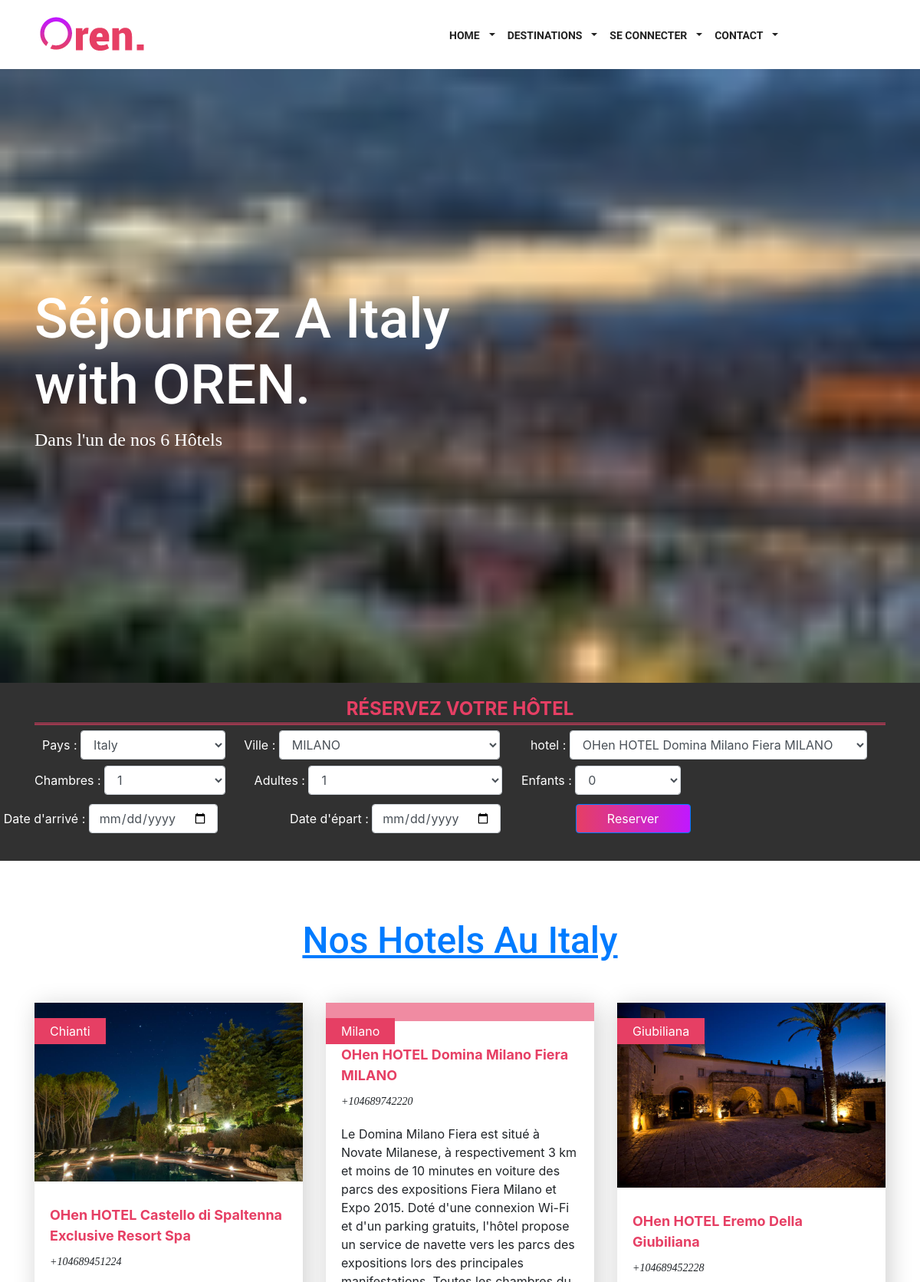
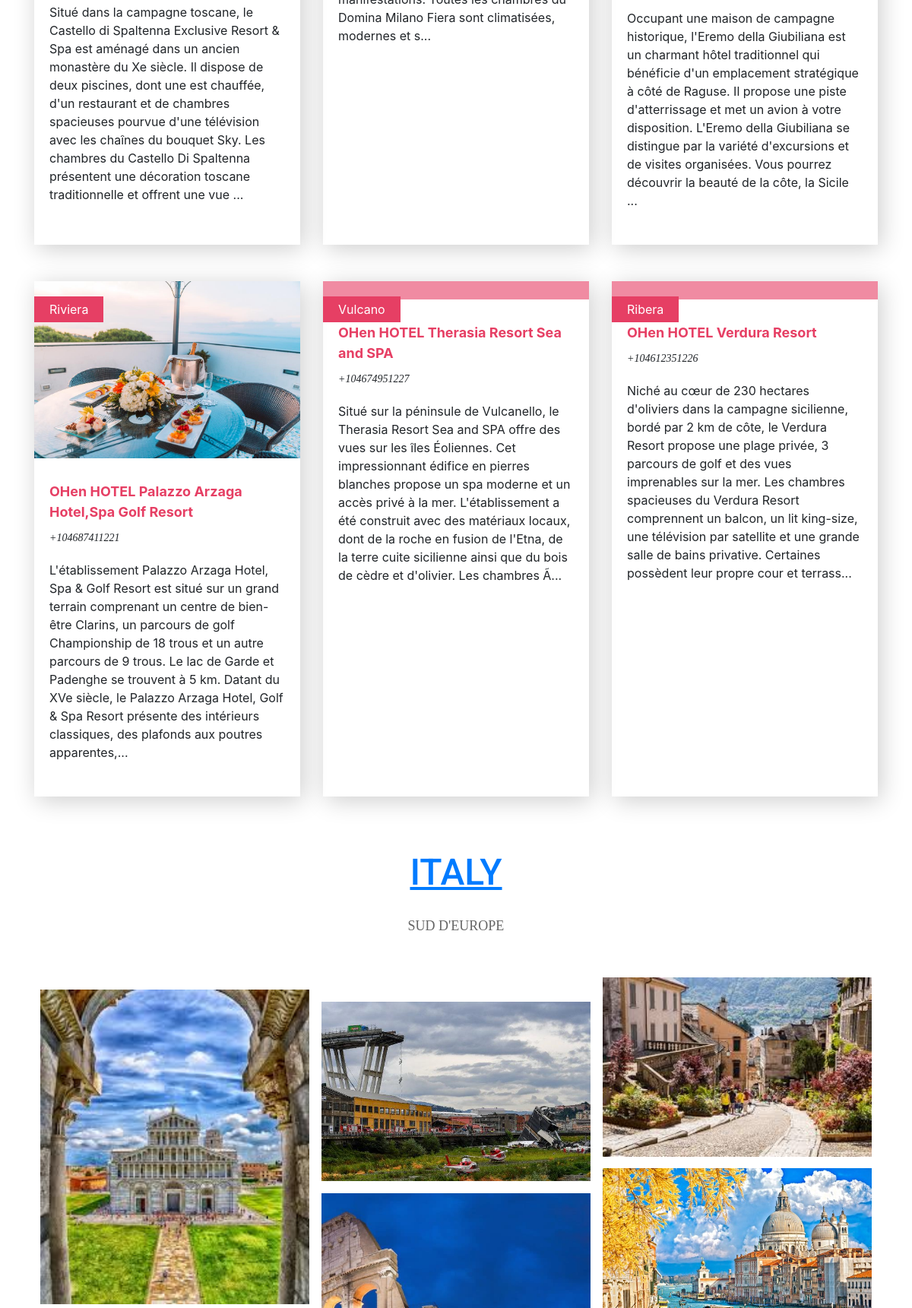
Page /page-italy.php (upper part) on the committed database (2 pictures, top to bottom).
### tables this page shows
CREATE TABLE `hotel` (
  `Nom_hotel` varchar(100) NOT NULL,
  `Desc_hotel` text NOT NULL,
  `Adress` varchar(50) NOT NULL,
  `Tele` varchar(20) NOT NULL,
  `Pays` varchar(30) NOT NULL,
  `Ville` varchar(30) NOT NULL,
  `photo` varchar(200) NOT NULL
);

### page-italy.php (the view, shortened to what this page needs)
<?php
include "admin/includes/conx.php";
  $prepare=$pdo->query("select * from hotel where Pays='Italy'");
  $hotels=$prepare->fetchAll(PDO::FETCH_OBJ);
 ?>
<!DOCTYPE html>
<html lang="en">
  <head>
	<link rel="stylesheet" type="text/css" href="css/vendor/bootstrap.min.css" />
	<link rel="stylesheet" type="text/css" href="css/vendor/font-awesome.min.css">
	<link rel="stylesheet" type="text/css" href="css/vendor/owl.carousel.min.css">
	<link rel="stylesheet" type="text/css" href="css/vendor/owl.theme.default.min.css">
	<link rel="stylesheet" type="text/css" href="css/vendor/magnific-popup.css">
	<link rel="stylesheet" type="text/css" href="css/vendor/animate.min.css">
	<link rel="stylesheet" type="text/css" href="css/style.css" />
    <link rel="stylesheet" href="https://stackpath.bootstrapcdn.com/bootstrap/4.3.1/css/bootstrap.min.css">
</head>
<body>
	<?php include 'header.php'; ?>
	<div class="section banner-full bgi-cover-center" data-background="images/florence_italy_buildings_panorama_hdr_69304_1920x1080.jpg">
		<div class="container h-100 d-flex align-items-center">
        	<div class="wrap-caption text-white">
                <h1 class="caption-heading">Séjournez A Italy<br>with OREN.</h1>
                <p class="">Dans l'un de nos 6 Hôtels</p>
            </div>
        </div>
    </div>
	<div style="background-color: #313131;padding-top: 32px;color: #fff;">
	<div class="container">
		<div class="footer-title" style="color: #E63F64;text-align: center;margin-top: -16px;font-size: 24px;font-weight: 700;border-bottom: double;">
								RÉSERVEZ VOTRE HÔTEL
							</div>
		<form  action="chambre.php" method="POST">
		<div class="form-group">
	      	<label for="inputState">Pays : </label>
	      	<select id="inputState" class="form-control" name="pays" style="width: 17%;">
	        <option selected>Italy</option>
	      </select>
	  </div>
	<div class="form-group">
	      <label for="inputState">Ville : </label>
	      <select id="inputState" class="form-control" name="ville" onclick="m(ville.value)" style="width: 26%;">
	        <option selected>MILANO</option>
	      </select>
	  </div>
	 <div class="form-group" style="margin-left: 15px;">
	      <label for="inputState">hotel : </label>
	      <select id="inputState" class="form-control" name="hotel" style="width: 35%;">
	        <option selected>OHen HOTEL Domina Milano Fiera MILANO</option>
	      </select>
	  </div>
	<div class="form-group" style="margin-left: -10px">
	      <label for="inputState">Chambres : </label>
	      <select id="inputState" class="form-control" name="nbrchambre" style="width: 158px;">
	        <option selected>1</option>
	      </select>
	  </div>
	  <div class="form-group" style="margin-left: 13px;">
	      <label for="inputState">Adultes : </label>
	      <select id="inputState" class="form-control" name="nbradultes" style="width: 253px;">
	        <option selected>1</option>
	      </select>
	  </div>
	  <div class="form-group">
	      <label for="inputState">Enfants : </label>
	      <select id="inputState" class="form-control" name="nbrenfants" style="width: 138px;">
	        <option selected> 0</option>
	      </select>
	  </div>
  </div>
  <div class="container">
  	<div class="containerDate">
    <div class="form-group"">
    	<label style="margin-left: -67px;">Date d'arrivé : </label>
    	<input type="date" name="dateArr" id="date" class="form-control" style="display:inline">
    	<label>Date d'épart : </label>
    	<input type="date" name="dateDep" id="date" class="form-control" style="display:inline">
    	<input type="submit" name="submit"  class="btn btn-primary" style="margin-left: 39px;margin-right: -61px;" value="Reserver">
    </div>
</div>
    </div>
</div>
	<div class="section">
		<div class="content-wrap">
			<div class="container">
				<div class="row">
					<div class="col-sm-12 col-md-12">
						<h2 class="section-heading text-center text-primary no-after mb-5" style="text-decoration: underline;">
							Nos Hotels Au Italy
						</h2>
					</div>
				</div>
				<div class="row mt-4">
					<?php foreach ($hotels as $hotel) { ?>
					<div class="col-12 col-sm-12 col-md-4 col-lg-4 mb-5">
						<div class="rs-news-1">
							<div class="meta-category"><?php echo $hotel->Ville; ?></div>
							<div class="media">
								<a href="hotel-<?php echo $hotel->Ville ?>.php">
									<img src="images/<?php echo $hotel->photo;?>.jpg" alt="" class="img-fluid">
								</a>
							</div>
							<div class="body">
							<div class="title"><a href="hotel-<?php echo $hotel->Ville ?>.php"><?php echo $hotel->Nom_hotel; ?></a></div>
								<div class="meta-date"><?php echo $hotel->Tele; ?></div>
								<p><?php echo substr($hotel->Desc_hotel, 0,400) ?>...</p>
							</div>
						</div>
					</div>
				<?php } ?>
				</div>
			</div>
		</div>
	</div>
	<div class="section portfolio" style="    margin-bottom: -35px;
    margin-top: -11%;">
		<div class="content-wrap">
		<div class="container">
			<div class="row">
				<div class="col-sm-12 col-md-12">
					<h2 class="section-heading text-center text-primary no-after mb-5" style="text-decoration: underline;">
						ITALY
					</h2>
					<p class="subheading text-center">SUD D'EUROPE</p>
				</div>
			</div>
			<div class="row">
				<div class="col-sm-12 col-md-12">
					<div class="grid mt-3">
						<div class="grid-item">
						</div>
						<div class="grid-item">
						</div>
						<div class="grid-item">
							<a href="images/i2.jpg" title="Portfolio 3"><img src="images/i2.jpg" alt=""></a>
						</div>
						<div class="grid-item">
							<a href="images/i8.jpg" title="Portfolio 4"><img src="images/i8.jpg" alt=""></a>
						</div>
						<div class="grid-item">
						</div>
						<div class="grid-item">
							<a href="images/i3.jpg" title="Portfolio 6"><img src="images/i3.jpg" alt=""></a>
						</div>
						<div class="grid-item">
							<a href="images/i4.jpg" title="Portfolio 7"><img src="images/i4.jpg" alt=""></a>
						</div>
						<div class="grid-item">
							<a href="images/i12.jpg" title="Portfolio 8"><img src="images/i12.jpg" alt=""></a>
						</div>
					</div>
				</div>
			</div>
		</div>
		</div>
	</div>
</body>
</html>

### page-italy.php (style rules this page uses)
#inputState { width:10%; display: inline; margin-top: 7px; }
#date { width:21%; }
.container .form-group { display:inline;padding:10px }
.containerDate { max-width: 100%; width:72%; margin: 1%; text-align: center; }
.btn { vertical-align: baseline; }

### rows in the picture
hotel: Ville "Chianti", photo (picture), Nom_hotel "OHen HOTEL Castello di Spaltenna Exclusive Resort Spa", Tele "+104689451224", Desc_hotel "Situé dans la campagne toscane, le Castello di Spaltenna Exclusive Resort & Spa est aménagé dans un ancien monastère du Xe siècle. Il dispose de deux piscines, dont une est chauffée, d'un restaurant et de chambres spacieuses pourvue d'une télévision avec les chaînes du bouquet Sky. Les chambres du Castello Di Spaltenna présentent une décoration toscane traditionnelle et offrent une vue"
hotel: Ville "Milano", Nom_hotel "OHen HOTEL Domina Milano Fiera MILANO", Tele "+104689742220", Desc_hotel "Le Domina Milano Fiera est situé à Novate Milanese, à respectivement 3 km et moins de 10 minutes en voiture des parcs des expositions Fiera Milano et Expo 2015. Doté d'une connexion Wi-Fi et d'un parking gratuits, l'hôtel propose un service de navette vers les parcs des expositions lors des principales manifestations. Toutes les chambres du Domina Milano Fiera sont climatisées, modernes et s"
hotel: Ville "Giubiliana", photo (picture), Nom_hotel "OHen HOTEL Eremo Della Giubiliana", Tele "+104689452228", Desc_hotel "Occupant une maison de campagne historique, l'Eremo della Giubiliana est un charmant hôtel traditionnel qui bénéficie d'un emplacement stratégique à côté de Raguse. Il propose une piste d'atterrissage et met un avion à votre disposition. L'Eremo della Giubiliana se distingue par la variété d'excursions et de visites organisées. Vous pourrez découvrir la beauté de la côte, la Sicile"
hotel: Ville "Riviera", photo (picture), Nom_hotel "OHen HOTEL Palazzo Arzaga Hotel,Spa Golf Resort", Tele "+104687411221", Desc_hotel "L'établissement Palazzo Arzaga Hotel, Spa & Golf Resort est situé sur un grand terrain comprenant un centre de bien-être Clarins, un parcours de golf Championship de 18 trous et un autre parcours de 9 trous. Le lac de Garde et Padenghe se trouvent à 5 km. Datant du XVe siècle, le Palazzo Arzaga Hotel, Golf & Spa Resort présente des intérieurs classiques, des plafonds aux poutres apparentes,"
hotel: Ville "Vulcano", Nom_hotel "OHen HOTEL Therasia Resort Sea and SPA", Tele "+104674951227", Desc_hotel "Situé sur la péninsule de Vulcanello, le Therasia Resort Sea and SPA offre des vues sur les îles Éoliennes. Cet impressionnant édifice en pierres blanches propose un spa moderne et un accès privé à la mer. L'établissement a été construit avec des matériaux locaux, dont de la roche en fusion de l'Etna, de la terre cuite sicilienne ainsi que du bois de cèdre et d'olivier. Les chambres Ã"
hotel: Ville "Ribera", Nom_hotel "OHen HOTEL Verdura Resort", Tele "+104612351226", Desc_hotel "Niché au cœur de 230 hectares d'oliviers dans la campagne sicilienne, bordé par 2 km de côte, le Verdura Resort propose une plage privée, 3 parcours de golf et des vues imprenables sur la mer. Les chambres spacieuses du Verdura Resort comprennent un balcon, un lit king-size, une télévision par satellite et une grande salle de bains privative. Certaines possèdent leur propre cour et terrass"
